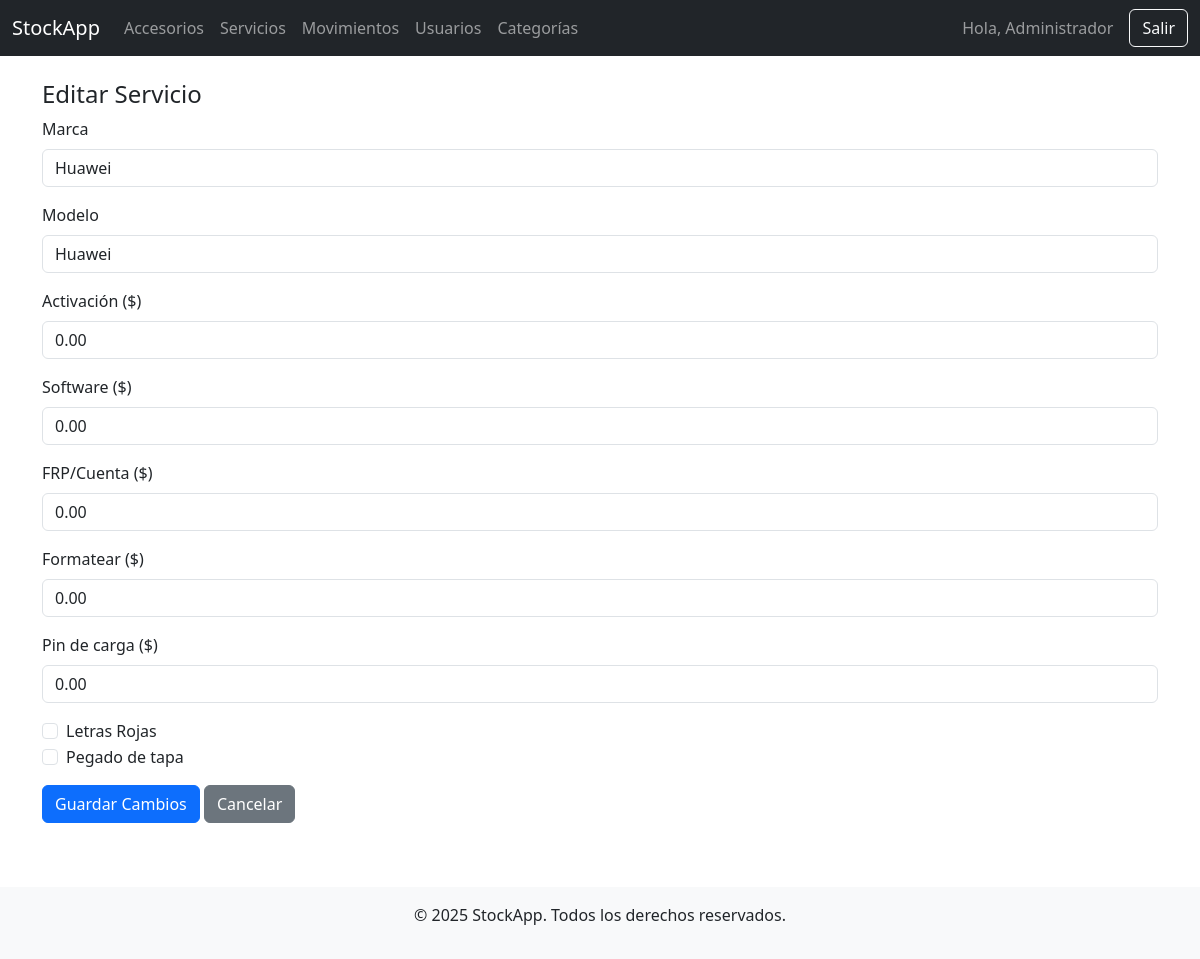
The page /servicios/editar.php?id=16 (signed in) on the database its author committed.
### tables this page shows
CREATE TABLE `servicios` (
  `id` int(11) NOT NULL,
  `marca` varchar(100) NOT NULL,
  `modelo` varchar(100) NOT NULL,
  `activacion` decimal(10,2) DEFAULT 0.00,
  `software` decimal(10,2) DEFAULT 0.00,
  `frp` decimal(10,2) DEFAULT 0.00,
  `formatear` decimal(10,2) DEFAULT 0.00,
  `pin_de_carga` decimal(10,2) DEFAULT 0.00,
  `letras_rojas` tinyint(1) DEFAULT 0,
  `pegado_tapa` tinyint(1) DEFAULT 0,
  `activo` tinyint(1) DEFAULT 1,
  `creado_en` timestamp NOT NULL DEFAULT current_timestamp()
);

### servicios/editar.php (the view, shortened to what this page needs)
<?php
require_once '../config/database.php';
$id = (int) $_GET['id'];
$stmt = $pdo->prepare("SELECT * FROM servicios WHERE id = ?");
$stmt->execute([$id]);
$servicio = $stmt->fetch();
include '../includes/header.php';
include '../includes/navbar.php';
?>
<div class="container mt-4">
    <h4>Editar Servicio</h4>
    <form method="POST">
        <div class="mb-3">
            <label class="form-label">Marca</label>
            <input type="text" name="marca" class="form-control" value="<?= htmlspecialchars($servicio['marca']) ?>" required>
        </div>
        <div class="mb-3">
            <label class="form-label">Modelo</label>
            <input type="text" name="modelo" class="form-control" value="<?= htmlspecialchars($servicio['modelo']) ?>" required>
        </div>
        <div class="mb-3">
            <label class="form-label">Activación ($)</label>
            <input type="number" step="0.01" name="activacion" class="form-control" value="<?= $servicio['activacion'] ?>">
        </div>
        <div class="mb-3">
            <label class="form-label">Software ($)</label>
            <input type="number" step="0.01" name="software" class="form-control" value="<?= $servicio['software'] ?>">
        </div>
        <div class="mb-3">
            <label class="form-label">FRP/Cuenta ($)</label>
            <input type="number" step="0.01" name="frp" class="form-control" value="<?= $servicio['frp'] ?>">
        </div>
        <div class="mb-3">
            <label class="form-label">Formatear ($)</label>
            <input type="number" step="0.01" name="formatear" class="form-control" value="<?= $servicio['formatear'] ?>">
        </div>
        <div class="mb-3">
            <label class="form-label">Pin de carga ($)</label>
            <input type="number" step="0.01" name="pin_de_carga" class="form-control" value="<?= $servicio['pin_de_carga'] ?>">
        </div>
        <div class="mb-3">
            <div class="form-check">
                <input class="form-check-input" type="checkbox" name="letras_rojas" value="1" <?= $servicio['letras_rojas'] ? 'checked' : '' ?>>
                <label class="form-check-label">Letras Rojas</label>
            </div>
            <div class="form-check">
                <input class="form-check-input" type="checkbox" name="pegado_tapa" value="1" <?= $servicio['pegado_tapa'] ? 'checked' : '' ?>>
                <label class="form-check-label">Pegado de tapa</label>
            </div>
        </div>
        <div class="mb-3">
            <button type="submit" class="btn btn-primary">Guardar Cambios</button>
            <a href="listar.php" class="btn btn-secondary">Cancelar</a>
        </div>
    </form>
</div>
<?php include '../includes/footer.php'; ?>

### rows shown on the page
servicios: marca "Huawei", modelo "Huawei", activacion "0.00", software "0.00", frp "0.00", formatear "0.00", pin_de_carga "0.00"

### other values the page prints
$_SESSION['nombre'] "Administrador"
